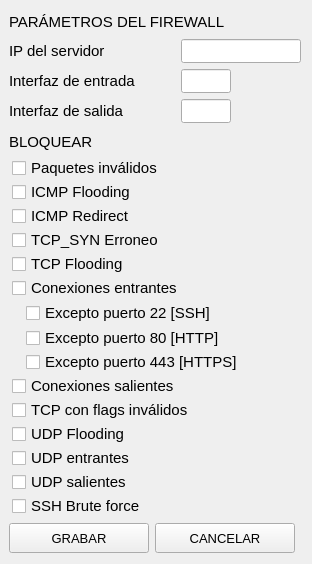
<?xml version="1.0" encoding="UTF-8"?>
<ui version="4.0">
 <class>Conf</class>
 <widget class="QWidget" name="Conf">
  <property name="geometry">
   <rect>
    <x>0</x>
    <y>0</y>
    <width>312</width>
    <height>564</height>
   </rect>
  </property>
  <property name="sizePolicy">
   <sizepolicy hsizetype="Preferred" vsizetype="Preferred">
    <horstretch>0</horstretch>
    <verstretch>0</verstretch>
   </sizepolicy>
  </property>
  <property name="minimumSize">
   <size>
    <width>312</width>
    <height>564</height>
   </size>
  </property>
  <property name="maximumSize">
   <size>
    <width>312</width>
    <height>564</height>
   </size>
  </property>
  <property name="baseSize">
   <size>
    <width>0</width>
    <height>0</height>
   </size>
  </property>
  <property name="windowTitle">
   <string>Configuración</string>
  </property>
  <layout class="QGridLayout" name="gridLayout">
   <property name="leftMargin">
    <number>9</number>
   </property>
   <item row="8" column="0" colspan="2">
    <layout class="QGridLayout" name="gridLayout_4">
     <item row="0" column="0">
      <widget class="QCheckBox" name="checkBox_3">
       <property name="enabled">
        <bool>true</bool>
       </property>
       <property name="minimumSize">
        <size>
         <width>286</width>
         <height>18</height>
        </size>
       </property>
       <property name="maximumSize">
        <size>
         <width>286</width>
         <height>18</height>
        </size>
       </property>
       <property name="font">
        <font>
         <family>Cantarell</family>
         <pointsize>11</pointsize>
        </font>
       </property>
       <property name="mouseTracking">
        <bool>true</bool>
       </property>
       <property name="acceptDrops">
        <bool>false</bool>
       </property>
       <property name="autoFillBackground">
        <bool>false</bool>
       </property>
       <property name="text">
        <string>Paquetes inválidos</string>
       </property>
       <property name="checkable">
        <bool>true</bool>
       </property>
       <property name="checked">
        <bool>false</bool>
       </property>
       <property name="autoRepeat">
        <bool>false</bool>
       </property>
       <property name="autoExclusive">
        <bool>false</bool>
       </property>
       <property name="tristate">
        <bool>false</bool>
       </property>
      </widget>
     </item>
     <item row="2" column="0">
      <widget class="QCheckBox" name="checkBox_2">
       <property name="minimumSize">
        <size>
         <width>286</width>
         <height>18</height>
        </size>
       </property>
       <property name="maximumSize">
        <size>
         <width>286</width>
         <height>18</height>
        </size>
       </property>
       <property name="font">
        <font>
         <family>Cantarell</family>
         <pointsize>11</pointsize>
        </font>
       </property>
       <property name="text">
        <string>ICMP Redirect</string>
       </property>
      </widget>
     </item>
     <item row="5" column="0">
      <widget class="QCheckBox" name="checkBox_6">
       <property name="minimumSize">
        <size>
         <width>286</width>
         <height>18</height>
        </size>
       </property>
       <property name="maximumSize">
        <size>
         <width>286</width>
         <height>18</height>
        </size>
       </property>
       <property name="font">
        <font>
         <family>Cantarell</family>
         <pointsize>11</pointsize>
        </font>
       </property>
       <property name="text">
        <string>Conexiones entrantes</string>
       </property>
      </widget>
     </item>
     <item row="4" column="0">
      <widget class="QCheckBox" name="checkBox_5">
       <property name="minimumSize">
        <size>
         <width>286</width>
         <height>18</height>
        </size>
       </property>
       <property name="maximumSize">
        <size>
         <width>286</width>
         <height>18</height>
        </size>
       </property>
       <property name="font">
        <font>
         <family>Cantarell</family>
         <pointsize>11</pointsize>
        </font>
       </property>
       <property name="text">
        <string>TCP Flooding</string>
       </property>
      </widget>
     </item>
     <item row="3" column="0">
      <widget class="QCheckBox" name="checkBox_4">
       <property name="minimumSize">
        <size>
         <width>286</width>
         <height>18</height>
        </size>
       </property>
       <property name="maximumSize">
        <size>
         <width>286</width>
         <height>18</height>
        </size>
       </property>
       <property name="font">
        <font>
         <family>Cantarell</family>
         <pointsize>11</pointsize>
        </font>
       </property>
       <property name="text">
        <string>TCP_SYN Erroneo</string>
       </property>
      </widget>
     </item>
     <item row="1" column="0">
      <widget class="QCheckBox" name="checkBox">
       <property name="minimumSize">
        <size>
         <width>286</width>
         <height>18</height>
        </size>
       </property>
       <property name="maximumSize">
        <size>
         <width>286</width>
         <height>18</height>
        </size>
       </property>
       <property name="font">
        <font>
         <family>Cantarell</family>
         <pointsize>11</pointsize>
        </font>
       </property>
       <property name="text">
        <string>ICMP Flooding</string>
       </property>
      </widget>
     </item>
    </layout>
   </item>
   <item row="0" column="0" colspan="2">
    <widget class="QLabel" name="label">
     <property name="minimumSize">
      <size>
       <width>288</width>
       <height>21</height>
      </size>
     </property>
     <property name="maximumSize">
      <size>
       <width>288</width>
       <height>21</height>
      </size>
     </property>
     <property name="font">
      <font>
       <family>Cantarell</family>
       <pointsize>11</pointsize>
      </font>
     </property>
     <property name="text">
      <string>PARÁMETROS DEL FIREWALL</string>
     </property>
    </widget>
   </item>
   <item row="11" column="0" colspan="2">
    <layout class="QGridLayout" name="gridLayout_7">
     <item row="5" column="0">
      <widget class="QCheckBox" name="checkBox_12">
       <property name="minimumSize">
        <size>
         <width>286</width>
         <height>18</height>
        </size>
       </property>
       <property name="maximumSize">
        <size>
         <width>286</width>
         <height>18</height>
        </size>
       </property>
       <property name="font">
        <font>
         <family>Cantarell</family>
         <pointsize>11</pointsize>
        </font>
       </property>
       <property name="text">
        <string>SSH Brute force</string>
       </property>
      </widget>
     </item>
     <item row="3" column="0">
      <widget class="QCheckBox" name="checkBox_10">
       <property name="minimumSize">
        <size>
         <width>286</width>
         <height>18</height>
        </size>
       </property>
       <property name="maximumSize">
        <size>
         <width>286</width>
         <height>18</height>
        </size>
       </property>
       <property name="font">
        <font>
         <family>Cantarell</family>
         <pointsize>11</pointsize>
        </font>
       </property>
       <property name="text">
        <string>UDP entrantes</string>
       </property>
      </widget>
     </item>
     <item row="4" column="0">
      <widget class="QCheckBox" name="checkBox_11">
       <property name="minimumSize">
        <size>
         <width>286</width>
         <height>18</height>
        </size>
       </property>
       <property name="maximumSize">
        <size>
         <width>286</width>
         <height>18</height>
        </size>
       </property>
       <property name="font">
        <font>
         <family>Cantarell</family>
         <pointsize>11</pointsize>
        </font>
       </property>
       <property name="text">
        <string>UDP salientes</string>
       </property>
      </widget>
     </item>
     <item row="1" column="0">
      <widget class="QCheckBox" name="checkBox_8">
       <property name="minimumSize">
        <size>
         <width>286</width>
         <height>18</height>
        </size>
       </property>
       <property name="maximumSize">
        <size>
         <width>286</width>
         <height>18</height>
        </size>
       </property>
       <property name="font">
        <font>
         <family>Cantarell</family>
         <pointsize>11</pointsize>
        </font>
       </property>
       <property name="text">
        <string>TCP con flags inválidos</string>
       </property>
      </widget>
     </item>
     <item row="2" column="0">
      <widget class="QCheckBox" name="checkBox_9">
       <property name="minimumSize">
        <size>
         <width>286</width>
         <height>18</height>
        </size>
       </property>
       <property name="maximumSize">
        <size>
         <width>286</width>
         <height>18</height>
        </size>
       </property>
       <property name="font">
        <font>
         <family>Cantarell</family>
         <pointsize>11</pointsize>
        </font>
       </property>
       <property name="text">
        <string>UDP Flooding</string>
       </property>
      </widget>
     </item>
     <item row="0" column="0">
      <widget class="QCheckBox" name="checkBox_7">
       <property name="minimumSize">
        <size>
         <width>286</width>
         <height>18</height>
        </size>
       </property>
       <property name="maximumSize">
        <size>
         <width>286</width>
         <height>18</height>
        </size>
       </property>
       <property name="font">
        <font>
         <family>Cantarell</family>
         <pointsize>11</pointsize>
        </font>
       </property>
       <property name="text">
        <string>Conexiones salientes</string>
       </property>
      </widget>
     </item>
    </layout>
   </item>
   <item row="1" column="0">
    <spacer name="verticalSpacer">
     <property name="orientation">
      <enum>Qt::Vertical</enum>
     </property>
     <property name="sizeHint" stdset="0">
      <size>
       <width>20</width>
       <height>40</height>
      </size>
     </property>
    </spacer>
   </item>
   <item row="9" column="0">
    <layout class="QGridLayout" name="gridLayout_2">
     <property name="horizontalSpacing">
      <number>6</number>
     </property>
     <item row="2" column="1">
      <widget class="QCheckBox" name="checkBox_15">
       <property name="enabled">
        <bool>true</bool>
       </property>
       <property name="minimumSize">
        <size>
         <width>216</width>
         <height>18</height>
        </size>
       </property>
       <property name="maximumSize">
        <size>
         <width>216</width>
         <height>18</height>
        </size>
       </property>
       <property name="font">
        <font>
         <family>Cantarell</family>
         <pointsize>11</pointsize>
        </font>
       </property>
       <property name="text">
        <string>Excepto puerto 443 [HTTPS]</string>
       </property>
      </widget>
     </item>
     <item row="0" column="0">
      <spacer name="horizontalSpacer_32">
       <property name="orientation">
        <enum>Qt::Horizontal</enum>
       </property>
       <property name="sizeHint" stdset="0">
        <size>
         <width>40</width>
         <height>20</height>
        </size>
       </property>
      </spacer>
     </item>
     <item row="0" column="4">
      <spacer name="horizontalSpacer_35">
       <property name="orientation">
        <enum>Qt::Horizontal</enum>
       </property>
       <property name="sizeHint" stdset="0">
        <size>
         <width>40</width>
         <height>20</height>
        </size>
       </property>
      </spacer>
     </item>
     <item row="0" column="1">
      <widget class="QCheckBox" name="checkBox_13">
       <property name="enabled">
        <bool>true</bool>
       </property>
       <property name="minimumSize">
        <size>
         <width>216</width>
         <height>18</height>
        </size>
       </property>
       <property name="maximumSize">
        <size>
         <width>216</width>
         <height>18</height>
        </size>
       </property>
       <property name="font">
        <font>
         <family>Cantarell</family>
         <pointsize>11</pointsize>
        </font>
       </property>
       <property name="text">
        <string>Excepto puerto 22 [SSH]</string>
       </property>
      </widget>
     </item>
     <item row="0" column="3">
      <spacer name="horizontalSpacer_36">
       <property name="orientation">
        <enum>Qt::Horizontal</enum>
       </property>
       <property name="sizeHint" stdset="0">
        <size>
         <width>40</width>
         <height>20</height>
        </size>
       </property>
      </spacer>
     </item>
     <item row="0" column="2">
      <spacer name="horizontalSpacer_37">
       <property name="orientation">
        <enum>Qt::Horizontal</enum>
       </property>
       <property name="sizeHint" stdset="0">
        <size>
         <width>40</width>
         <height>20</height>
        </size>
       </property>
      </spacer>
     </item>
     <item row="1" column="1">
      <widget class="QCheckBox" name="checkBox_14">
       <property name="enabled">
        <bool>true</bool>
       </property>
       <property name="minimumSize">
        <size>
         <width>216</width>
         <height>18</height>
        </size>
       </property>
       <property name="maximumSize">
        <size>
         <width>216</width>
         <height>18</height>
        </size>
       </property>
       <property name="font">
        <font>
         <family>Cantarell</family>
         <pointsize>11</pointsize>
        </font>
       </property>
       <property name="text">
        <string>Excepto puerto 80 [HTTP]</string>
       </property>
      </widget>
     </item>
    </layout>
   </item>
   <item row="4" column="0">
    <spacer name="verticalSpacer_2">
     <property name="orientation">
      <enum>Qt::Vertical</enum>
     </property>
     <property name="sizeHint" stdset="0">
      <size>
       <width>20</width>
       <height>40</height>
      </size>
     </property>
    </spacer>
   </item>
   <item row="3" column="0" colspan="2">
    <layout class="QGridLayout" name="gridLayout_9">
     <item row="0" column="4">
      <widget class="QLineEdit" name="lineEdit">
       <property name="minimumSize">
        <size>
         <width>120</width>
         <height>24</height>
        </size>
       </property>
       <property name="maximumSize">
        <size>
         <width>120</width>
         <height>24</height>
        </size>
       </property>
       <property name="text">
        <string/>
       </property>
      </widget>
     </item>
     <item row="1" column="3">
      <spacer name="horizontalSpacer_5">
       <property name="orientation">
        <enum>Qt::Horizontal</enum>
       </property>
       <property name="sizeHint" stdset="0">
        <size>
         <width>40</width>
         <height>20</height>
        </size>
       </property>
      </spacer>
     </item>
     <item row="3" column="0">
      <widget class="QLabel" name="label_4">
       <property name="minimumSize">
        <size>
         <width>132</width>
         <height>24</height>
        </size>
       </property>
       <property name="maximumSize">
        <size>
         <width>132</width>
         <height>24</height>
        </size>
       </property>
       <property name="font">
        <font>
         <family>Cantarell</family>
         <pointsize>11</pointsize>
        </font>
       </property>
       <property name="text">
        <string>Interfaz de salida</string>
       </property>
      </widget>
     </item>
     <item row="1" column="0">
      <widget class="QLabel" name="label_3">
       <property name="minimumSize">
        <size>
         <width>132</width>
         <height>24</height>
        </size>
       </property>
       <property name="maximumSize">
        <size>
         <width>132</width>
         <height>24</height>
        </size>
       </property>
       <property name="font">
        <font>
         <family>Cantarell</family>
         <pointsize>11</pointsize>
        </font>
       </property>
       <property name="text">
        <string>Interfaz de entrada</string>
       </property>
      </widget>
     </item>
     <item row="3" column="4">
      <widget class="QLineEdit" name="lineEdit_2">
       <property name="minimumSize">
        <size>
         <width>50</width>
         <height>24</height>
        </size>
       </property>
       <property name="maximumSize">
        <size>
         <width>50</width>
         <height>24</height>
        </size>
       </property>
      </widget>
     </item>
     <item row="1" column="4">
      <widget class="QLineEdit" name="lineEdit_3">
       <property name="minimumSize">
        <size>
         <width>50</width>
         <height>24</height>
        </size>
       </property>
       <property name="maximumSize">
        <size>
         <width>50</width>
         <height>24</height>
        </size>
       </property>
       <property name="text">
        <string/>
       </property>
      </widget>
     </item>
     <item row="1" column="1">
      <spacer name="horizontalSpacer_2">
       <property name="orientation">
        <enum>Qt::Horizontal</enum>
       </property>
       <property name="sizeHint" stdset="0">
        <size>
         <width>40</width>
         <height>20</height>
        </size>
       </property>
      </spacer>
     </item>
     <item row="1" column="2">
      <spacer name="horizontalSpacer_3">
       <property name="orientation">
        <enum>Qt::Horizontal</enum>
       </property>
       <property name="sizeHint" stdset="0">
        <size>
         <width>40</width>
         <height>20</height>
        </size>
       </property>
      </spacer>
     </item>
     <item row="0" column="0">
      <widget class="QLabel" name="label_2">
       <property name="minimumSize">
        <size>
         <width>132</width>
         <height>24</height>
        </size>
       </property>
       <property name="maximumSize">
        <size>
         <width>132</width>
         <height>24</height>
        </size>
       </property>
       <property name="font">
        <font>
         <family>Cantarell</family>
         <pointsize>11</pointsize>
        </font>
       </property>
       <property name="text">
        <string>IP del servidor</string>
       </property>
      </widget>
     </item>
    </layout>
   </item>
   <item row="5" column="0">
    <widget class="QLabel" name="label_5">
     <property name="minimumSize">
      <size>
       <width>288</width>
       <height>21</height>
      </size>
     </property>
     <property name="maximumSize">
      <size>
       <width>288</width>
       <height>21</height>
      </size>
     </property>
     <property name="font">
      <font>
       <family>Cantarell</family>
       <pointsize>11</pointsize>
      </font>
     </property>
     <property name="text">
      <string>BLOQUEAR</string>
     </property>
    </widget>
   </item>
   <item row="13" column="0" colspan="2">
    <layout class="QFormLayout" name="formLayout">
     <property name="fieldGrowthPolicy">
      <enum>QFormLayout::AllNonFixedFieldsGrow</enum>
     </property>
     <item row="0" column="0">
      <widget class="QPushButton" name="pushButton">
       <property name="minimumSize">
        <size>
         <width>140</width>
         <height>30</height>
        </size>
       </property>
       <property name="maximumSize">
        <size>
         <width>140</width>
         <height>30</height>
        </size>
       </property>
       <property name="font">
        <font>
         <family>Cantarell</family>
         <pointsize>10</pointsize>
        </font>
       </property>
       <property name="text">
        <string>GRABAR</string>
       </property>
      </widget>
     </item>
     <item row="0" column="1">
      <widget class="QPushButton" name="pushButton_2">
       <property name="minimumSize">
        <size>
         <width>140</width>
         <height>30</height>
        </size>
       </property>
       <property name="maximumSize">
        <size>
         <width>140</width>
         <height>30</height>
        </size>
       </property>
       <property name="font">
        <font>
         <family>Cantarell</family>
         <pointsize>10</pointsize>
        </font>
       </property>
       <property name="text">
        <string>CANCELAR</string>
       </property>
      </widget>
     </item>
    </layout>
   </item>
   <item row="6" column="0">
    <spacer name="verticalSpacer_3">
     <property name="orientation">
      <enum>Qt::Vertical</enum>
     </property>
     <property name="sizeHint" stdset="0">
      <size>
       <width>20</width>
       <height>40</height>
      </size>
     </property>
    </spacer>
   </item>
   <item row="12" column="0">
    <spacer name="verticalSpacer_4">
     <property name="orientation">
      <enum>Qt::Vertical</enum>
     </property>
     <property name="sizeHint" stdset="0">
      <size>
       <width>20</width>
       <height>40</height>
      </size>
     </property>
    </spacer>
   </item>
  </layout>
 </widget>
 <tabstops>
  <tabstop>lineEdit</tabstop>
  <tabstop>lineEdit_3</tabstop>
  <tabstop>lineEdit_2</tabstop>
  <tabstop>checkBox_3</tabstop>
  <tabstop>checkBox</tabstop>
  <tabstop>checkBox_2</tabstop>
  <tabstop>checkBox_4</tabstop>
  <tabstop>checkBox_5</tabstop>
  <tabstop>checkBox_6</tabstop>
  <tabstop>checkBox_13</tabstop>
  <tabstop>checkBox_14</tabstop>
  <tabstop>checkBox_15</tabstop>
  <tabstop>checkBox_7</tabstop>
  <tabstop>checkBox_8</tabstop>
  <tabstop>checkBox_9</tabstop>
  <tabstop>checkBox_10</tabstop>
  <tabstop>checkBox_11</tabstop>
  <tabstop>checkBox_12</tabstop>
  <tabstop>pushButton</tabstop>
  <tabstop>pushButton_2</tabstop>
 </tabstops>
 <resources/>
 <connections/>
</ui>
